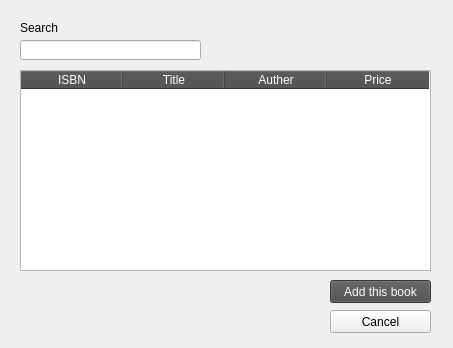
<?xml version="1.0" encoding="UTF-8"?>
<ui version="4.0">
 <class>Form</class>
 <widget class="QWidget" name="Form">
  <property name="geometry">
   <rect>
    <x>0</x>
    <y>0</y>
    <width>453</width>
    <height>348</height>
   </rect>
  </property>
  <property name="windowTitle">
   <string>Form</string>
  </property>
  <widget class="QTableWidget" name="bookTab">
   <property name="geometry">
    <rect>
     <x>20</x>
     <y>70</y>
     <width>411</width>
     <height>201</height>
    </rect>
   </property>
   <property name="styleSheet">
    <string notr="true">QHeaderView::section
{
   background-color: rgb(75, 75, 75);
	color: rgb(253, 253, 253);
}</string>
   </property>
   <property name="editTriggers">
    <set>QAbstractItemView::NoEditTriggers</set>
   </property>
   <property name="selectionBehavior">
    <enum>QAbstractItemView::SelectRows</enum>
   </property>
   <attribute name="horizontalHeaderDefaultSectionSize">
    <number>102</number>
   </attribute>
   <column>
    <property name="text">
     <string>ISBN</string>
    </property>
   </column>
   <column>
    <property name="text">
     <string>Title</string>
    </property>
   </column>
   <column>
    <property name="text">
     <string>Auther</string>
    </property>
   </column>
   <column>
    <property name="text">
     <string>Price</string>
    </property>
   </column>
  </widget>
  <widget class="QLabel" name="label">
   <property name="geometry">
    <rect>
     <x>20</x>
     <y>20</y>
     <width>81</width>
     <height>16</height>
    </rect>
   </property>
   <property name="text">
    <string>Search</string>
   </property>
  </widget>
  <widget class="QPushButton" name="addBtn">
   <property name="geometry">
    <rect>
     <x>330</x>
     <y>280</y>
     <width>101</width>
     <height>23</height>
    </rect>
   </property>
   <property name="styleSheet">
    <string notr="true">background-color: rgb(75, 75, 75);
color: rgb(253, 253, 253);</string>
   </property>
   <property name="text">
    <string>Add this book</string>
   </property>
  </widget>
  <widget class="QLineEdit" name="searchInput">
   <property name="geometry">
    <rect>
     <x>20</x>
     <y>40</y>
     <width>181</width>
     <height>20</height>
    </rect>
   </property>
  </widget>
  <widget class="QPushButton" name="cancelBtn">
   <property name="geometry">
    <rect>
     <x>330</x>
     <y>310</y>
     <width>101</width>
     <height>23</height>
    </rect>
   </property>
   <property name="text">
    <string>Cancel</string>
   </property>
  </widget>
 </widget>
 <resources/>
 <connections/>
</ui>
